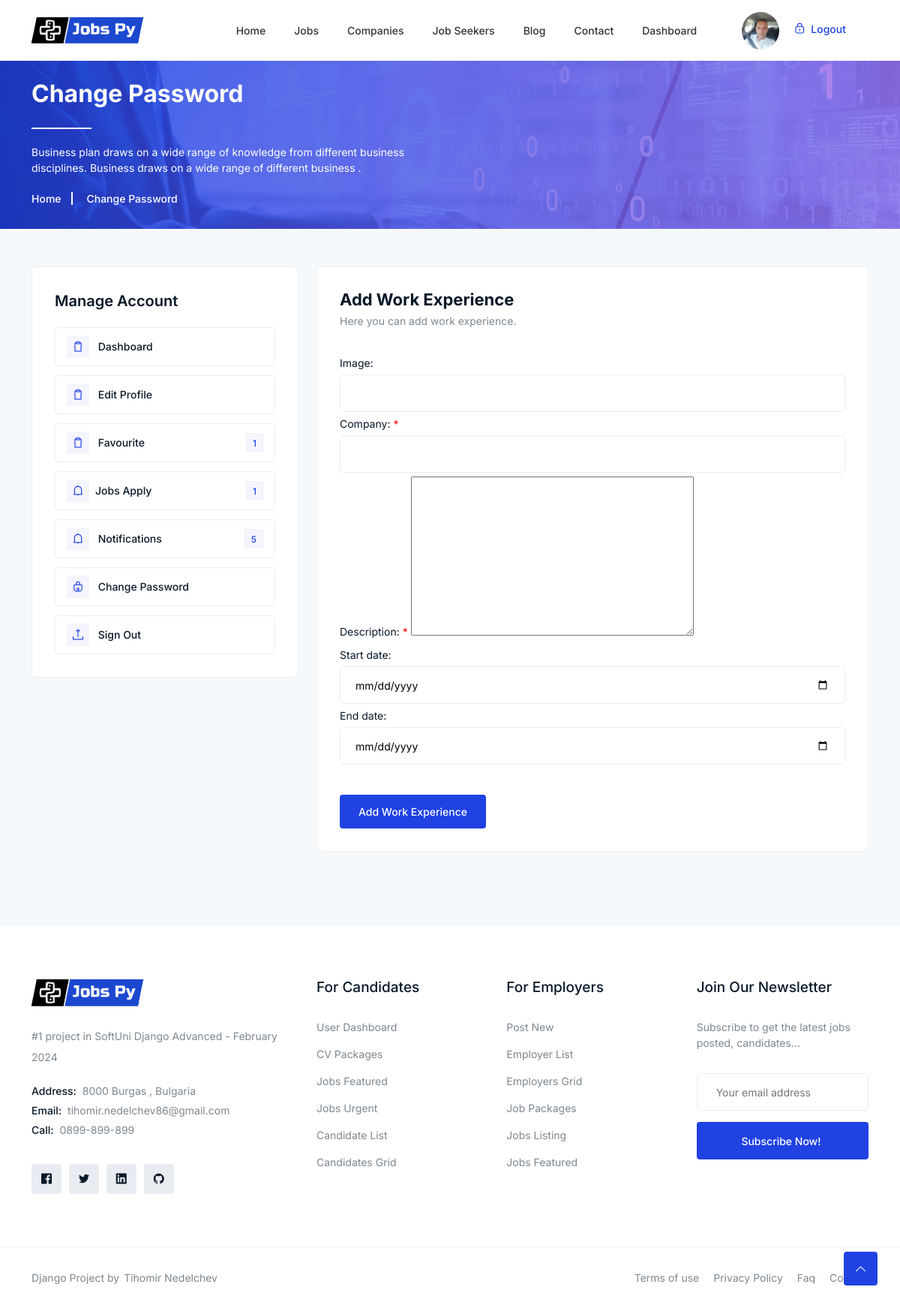
Page /jobseeker/add-work-experience/1/ (signed in) on the committed database.
### jobsPy/accounts/models.py (models this page shows)
class Account(AbstractBaseUser, PermissionsMixin):
    username = None
    ROLE_CHOICES = (
        ('jobseeker', 'Job Seeker'),
        ('company', 'Company'),
    )
    role = models.CharField(max_length=10, choices=ROLE_CHOICES)
    date_joined = models.DateTimeField(auto_now_add=True)
    last_login = models.DateTimeField(auto_now_add=True)
    email = models.EmailField(max_length=100, unique=True, null=False, blank=False)
    USERNAME_FIELD = 'email'
    EMAIL_FIELD = 'email'
    REQUIRED_FIELDS = []
    objects = AccountModel()
    is_staff = models.BooleanField(default=False)

### jobsPy/jobseekers/models.py (models this page shows)
class JobSeeker(models.Model):
    user = models.OneToOneField(UserModel, on_delete=models.CASCADE, primary_key=True)
    first_name = models.CharField(max_length=50, blank=False, null=False)
    last_name = models.CharField(max_length=50, blank=False, null=False)
    city = models.CharField(max_length=50, blank=False, null=False)
    nationality = models.CharField(max_length=50, blank=False, null=False)
    occupation = models.CharField(max_length=50, blank=False, null=False)
    seniority = models.ForeignKey(Seniority, on_delete=models.SET_NULL, blank=True, null=True)
    website = models.URLField(max_length=70, blank=True, null=True)
    linkedin = models.URLField(blank=False, null=False, max_length=50)
    github = models.URLField(blank=False, null=False, max_length=50)
    about = RichTextField(blank=False, null=False)
    phone_number = models.CharField(max_length=50, blank=True, null=True)
    profile_picture = models.ImageField(
        blank=True, null=True, upload_to='images/profile')
    gender = models.CharField(blank=False, null=False,
                              choices=GENDER_TYPE, max_length=1)
    marital_status = models.CharField(blank=False, null=False, max_length=20, choices=MARITAL_STATUS)
    skills = models.ManyToManyField(Skills, related_name="skills")
    activated = models.BooleanField(default=False)
    @property
    def get_user_all_applicant(self):
        return Applicant.objects.filter(user=self.user).count()

### jobsPy/jobs/models.py (models this page shows)
class FavoriteJob(models.Model):
    user = models.ForeignKey(UserModel, on_delete=models.CASCADE)
    job = models.ForeignKey(Job, on_delete=models.CASCADE)
    created_at = models.DateTimeField(auto_now_add=True)
    class Meta:
        unique_together = ('user', 'job')  # Ensure a job can be favorited only once per user

### jobsPy/jobseekers/views.py (the view, shortened to what this page needs)
# urls.py: path("add-work-experience/<int:pk>/", AddWorkExperience.as_view(), name="add-work-experience"),
class AddWorkExperience(CreateView):
    template_name = "job_seekers/add_work_experience.html"
    form_class = WrokExperienceForm

### templates/job_seekers/add_work_experience.html (shortened to what this page needs)
{% extends 'base.html' %}
{% load static %}
{% block main_content %}
    <div class="breadcrumbs overlay">
        <div class="container">
            <div class="row">
                <div class="col-12">
                    <div class="breadcrumbs-content">
                        <h1 class="page-title">Change Password</h1>
                        <p>Business plan draws on a wide range of knowledge from different business<br> disciplines.
                            Business draws on a wide range of different business .</p>
                    </div>
                    <ul class="breadcrumb-nav">
                        <li><a href="index.html">Home</a></li>
                        <li>Change Password</li>
                    </ul>
                </div>
            </div>
        </div>
    </div>
    <div class="change-password section">
        <div class="container">
            <div class="alerts-inner">
                <div class="row">
                    {% include "job_seekers/job_seeker_menu.html" %}
                    <div class="col-lg-8">
                        <div class="password-content">
                            <h3>Add Work Experience</h3>
                            <p>Here you can add work experience.</p>
                            <form method="post" action="{% url 'add-work-experience' user.jobseeker.pk %}" enctype="multipart/form-data">
                                <div class="row">
                                {{ form.as_p }}
                                    <div class="col-lg-12">
                                        <div class="button">
                                            <button class="btn">Add Work Experience</button>
                                        </div>
                                    </div>
                                </div>
                            </form>
                        </div>
                    </div>
                </div>
            </div>
        </div>
    </div>
 {% endblock %}

### templates/base.html (shortened to what this page needs)
{% load static %}
{% load socialaccount %}
<!DOCTYPE html>
<html class="no-js" lang="zxx">
<head>
    <link rel="stylesheet" href="{% static '/css/bootstrap.min.css' %}" />
    <link rel="stylesheet" href="{% static '/css/LineIcons.2.0.css' %}" />
    <link rel="stylesheet" href="{% static '/css/animate.css' %}" />
    <link rel="stylesheet" href="{% static '/css/tiny-slider.css' %}" />
    <link rel="stylesheet" href="{% static '/css/glightbox.min.css' %}" />
    <link rel="stylesheet" href="{% static '/css/main.css' %}" />
    <link rel="stylesheet" href="{% static '/css/flaticon.css' %}" />
</head>
<body>
    <header class="header style4">
        <div class="navbar-area">
            <div class="container">
                <div class="row align-items-center">
                    <div class="col-lg-12">
                        <nav class="navbar navbar-expand-lg">
                            <a class="navbar-brand logo" href="{% url 'index' %}">
                                <img class="logo1" src="{% static '/images/logo/logo.svg'%}" alt="Logo" />
                            </a>
                            <div class="collapse navbar-collapse sub-menu-bar" id="navbarSupportedContent">
                                <ul id="nav" class="navbar-nav ml-auto">
                                    <li class="nav-item">
                                        <a class="{% if request.resolver_match.url_name == 'index' %}active{% endif %}" href="{% url 'index' %}">Home</a>
                                    </li>
                                    <li class="nav-item "><a class="" href="{% url 'all-jobs' %}">Jobs</a>
                                    </li>
                                    <li class="nav-item"><a class="" href="{% url 'all_company' %}">Companies</a>
                                    </li>
                                    <li class="nav-item"><a class="" href="{% url 'all-employees' %}">Job Seekers</a></li>
                                    <li class="nav-item"><a class="{% if request.resolver_match.url_name == 'blog-detail' or  request.resolver_match.url_name == "blog-list" %}active{% endif %}" href="{% url 'blog-list' %}">Blog</a>
                                    </li>
                                    <li class="nav-item"><a class="{% if request.resolver_match.url_name == 'contact' %}active{% endif %}" href="{% url 'contact' %}">Contact </a> </li>
                                    {% if request.user.role == "company"%}
                                          <li class="nav-item "><a class="{% if request.resolver_match.url_name == 'company-dashboard' %}active{% endif %}" href="{% url 'company-dashboard' %}">Dashboard</a></li>
                                    {% elif request.user.role == "jobseeker"%}
                                          <li class="nav-item"><a href="{% url 'job seeker dashboard' %}">Dashboard</a></li>
                                    {% endif %}
                                </ul>
                            </div>
                            <div class="button">
                                {% if user.is_authenticated %}
                                {% if user.company.image %}
                                    <a href="{% url 'login_redirect_dashboard' %} "><img class="user-profile-small" src="{{ user.company.image.url }}" alt="Logo"></a>
                                {% elif user.jobseeker.profile_picture %}
                                    <a href="{% url 'login_redirect_dashboard' %} "><img class="user-profile-small" src="{{ user.jobseeker.profile_picture.url }}" alt="Logo"></a>
                                {% endif %}
                                    <a href="{% url 'sing-out' %}"  class="login"><i class="lni lni-lock-alt"></i> Logout</a>
                                {% else %}
                                <a href="{% url 'login' %}"   class="login"><i
                                        class="lni lni-lock-alt"></i> Login</a>
                                <a href="{% url 'registration' %}"  class="btn">Sign Up</a>
                                {% endif %}
                            </div>
                        </nav>
                    </div>
                </div>
            </div>
        </div>
    </header>
{% block main_content %}
{% endblock %}
    <footer class="footer">
        <div class="footer-middle">
            <div class="container">
                <div class="row">
                    <div class="col-lg-4 col-md-6 col-12">
                        <div class="f-about single-footer">
                            <div class="logo">
                                <a href="index.html"><img src="{% static '/images/logo/logo.svg'%}" alt="Logo"></a>
                            </div>
                            <p>#1 project in SoftUni Django Advanced - February 2024</p>
                            <ul class="contact-address">
                                <li><span>Address:</span> 8000 Burgas , Bulgaria </li>
                                <li><span>Email:</span> tihomir.nedelchev86@gmail.com</li>
                                <li><span>Call:</span> 0899-899-899</li>
                            </ul>
                            <div class="footer-social">
                                <ul>
                                    <li><a href="https://bg-bg.facebook.com/tihomir.nedelchev" target="_blank"><i class="lni lni-facebook-original"></i></a></li>
                                    <li><a href="#"><i class="lni lni-twitter-original"></i></a></li>
                                    <li><a href="https://www.linkedin.com/in/tihomir-nedelchev/" target="_blank"><i class="lni lni-linkedin-original"></i></a></li>
                                    <li><a href="https://github.com/Nedelchev86" target="_blank"><i class="lni lni-github-original"></i></a></li>
                                </ul>
                            </div>
                        </div>
                    </div>
                    <div class="col-lg-8 col-12">
                        <div class="row">
                            <div class="col-lg-4 col-md-6 col-12">
                                <div class="single-footer f-link">
                                    <h3>For Candidates</h3>
                                    <ul>
                                        <li><a href="#">User Dashboard</a></li>
                                        <li><a href="#">CV Packages</a></li>
                                        <li><a href="#">Jobs Featured</a></li>
                                        <li><a href="#">Jobs Urgent</a></li>
                                        <li><a href="#">Candidate List</a></li>
                                        <li><a href="#">Candidates Grid</a></li>
                                    </ul>
                                </div>
                            </div>
                            <div class="col-lg-4 col-md-6 col-12">
                                <div class="single-footer f-link">
                                    <h3>For Employers</h3>
                                    <ul>
                                        <li><a href="#">Post New</a></li>
                                        <li><a href="#">Employer List</a></li>
                                        <li><a href="#">Employers Grid</a></li>
                                        <li><a href="#">Job Packages</a></li>
                                        <li><a href="#">Jobs Listing</a></li>
                                        <li><a href="#">Jobs Featured</a></li>
                                    </ul>
                                </div>
                            </div>
                            <div class="col-lg-4 col-md-6 col-12">
                                <div class="single-footer newsletter">
                                    <h3>Join Our Newsletter</h3>
                                    <p>Subscribe to get the latest jobs posted, candidates...</p>
                                    <form action="mail/mail.php" method="get" target="_blank" class="newsletter-inner">
                                        <input name="EMAIL" placeholder="Your email address" class="common-input"
                                            onfocus="this.placeholder = ''"
                                            onblur="this.placeholder = 'Your email address'" required="" type="email" autocomplete="email">
                                        <div class="button">
                                            <button class="btn">Subscribe Now! </button>
                                        </div>
                                    </form>
                                </div>
                            </div>
                        </div>
                    </div>
                </div>
            </div>
        </div>
        <div class="footer-bottom">
            <div class="container">
                <div class="inner">
                    <div class="row">
                        <div class="col-lg-6 col-md-6 col-12">
                            <div class="left">
                                <p>Django Project by<a href="#" rel="nofollow">Tihomir Nedelchev</a></p>
                            </div>
                        </div>
                        <div class="col-lg-6 col-md-6 col-12">
                            <div class="right">
                                <ul>
                                    <li><a href="#">Terms of use</a></li>
                                    <li><a href="#"> Privacy Policy</a></li>
                                    <li><a href="#">Faq</a></li>
                                    <li><a href="#">Contact</a></li>
                                </ul>
                            </div>
                        </div>
                    </div>
                </div>
            </div>
        </div>
    </footer>
    <a href="#" class="scroll-top btn-hover">
        <i class="lni lni-chevron-up"></i>
    </a>
</body>
</html>

### templates/job_seekers/job_seeker_menu.html (shortened to what this page needs)
                    <div class="col-lg-4 col-12">
                        <div class="dashbord-sidebar">
                            <ul>
                                <li class="heading">Manage Account</li>
                                <li><a class="{% if request.resolver_match.url_name == 'job seeker dashboard' %}active{% endif %}"  href="{% url 'job seeker dashboard' %}"><i class="lni lni-clipboard"></i> Dashboard</a></li>
                                <li><a class="{% if request.resolver_match.url_name == 'edit-profile' %}active{% endif %}"  href="{% url 'edit-profile' user.jobseeker.pk %}"><i class="lni lni-clipboard"></i> Edit Profile </a></li>
                                <li><a class=""  href="{% url 'favourite_jobs' %}"><i class="lni lni-clipboard"></i> Favourite <span class="notifi">{{ user.favoritejob_set.all|length}}</span></a></li>
                                <li><a class="" href="{% url 'jobs-apply' %}"><i class="lni lni-alarm"></i>Jobs Apply <span class="notifi">{{ user.jobseeker.get_user_all_applicant}}</span></a></li>
                                <li><a  href="notifications.html"><i class="lni lni-alarm"></i> Notifications <span
                                            class="notifi">5</span></a></li>
                                <li><a href="{% url 'change-password' %}"><i class="lni lni-lock"></i> Change Password</a></li>
                                <li><a href="{% url 'sing-out' %}"><i class="lni lni-upload"></i> Sign Out</a></li>
                            </ul>
                        </div>
                    </div>

### rows in the picture
Account: jobseeker.profile_picture (picture), favoritejob_set.all|length "1", jobseeker.get_user_all_applicant "1"
